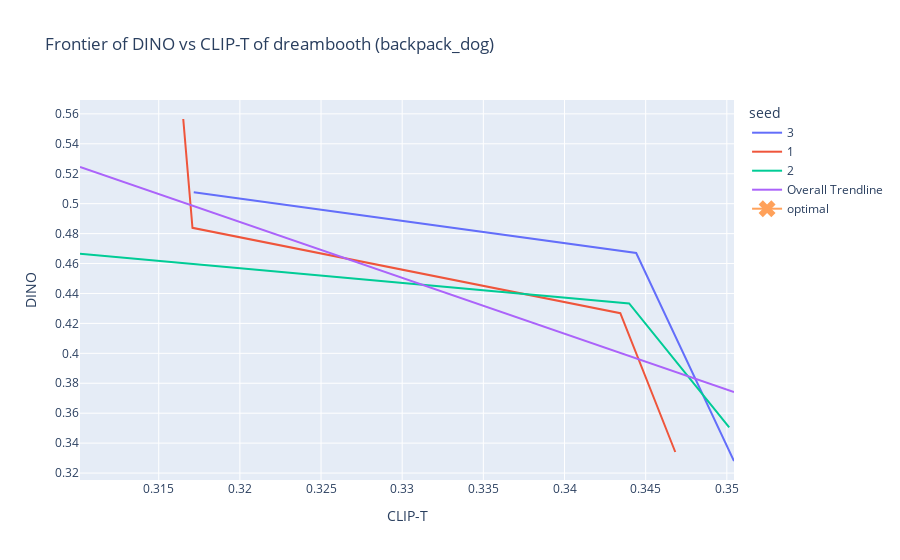

The notebook cell saved with this chart:
### Code cell
import numpy as np
from scipy.spatial import ConvexHull

def is_pareto_efficient_simple(costs):
    """
    Find the pareto-efficient points
    :param costs: An (n_points, n_costs) array
    :return: A (n_points, ) boolean array, indicating whether each point is Pareto efficient
    """
    is_efficient = np.ones(costs.shape[0], dtype = bool)
    for i, c in enumerate(costs):
        if is_efficient[i]:
            is_efficient[is_efficient] = np.any(costs[is_efficient][:, :2]<c[:2], axis=1)  # Keep any point with a lower cost
            is_efficient[i] = True  # And keep self
    return is_efficient

def select_efficient_frontier(run, metric1, metric2):
    mask = is_pareto_efficient_simple(run[[metric1, metric2]].values)
    return run[mask]


def make_pareto_plot(method='dreambooth', concept='can', metric1='DINO', metric2='CLIP-T', exclude_early=False):
    assert(metric1 != metric2)
    subdf = df[df['method'] == method]
    subdf = subdf[subdf['concept'] == concept].copy()
    if exclude_early:
        subdf = subdf[subdf['iteration'] >= visresemblance_start[method][concept]]
    subdf = subdf.sort_values([metric1, metric2])

    total_mask = np.ones(len(subdf))
    subarrays = []
    for seed in set(subdf.seed):
        subarrays.append(select_efficient_frontier(subdf[subdf['seed'] == seed], metric1, metric2))
    subdf = pd.concat(subarrays)
    optimal_solution = subdf[subdf['iteration'] == optimal_checkpoints[method][concept]]
    #ch = ConvexHull(arr, qhull_options='QG1')
    #subdf = subdf[ch.good]
    title = f'Frontier of {metric1} vs {metric2} of {method} ({concept})'
    fig = px.scatter(subdf, x=metric2, y=metric1, 
                     text=subdf['iteration'].astype(str),
                     title=title, color='seed', trendline="ols", trendline_scope='overall')
    fig.update_traces(mode = 'lines')
    fig.add_scatter(x=[optimal_solution[metric2].median()],
                y=[optimal_solution[metric1].median()],
                marker_symbol='x', marker_size=15,
               name='optimal')
    fig.update_yaxes(nticks=15)
    fig.update_xaxes(nticks=15)

    return fig
make_pareto_plot(method, concept, 'DINO').show()

### Figure 1 — Plotly figure (JSON) as saved in the notebook; plotly's stock layout.template omitted (floating-point values rounded to 4 significant figures)
{"data": [{"hovertemplate": "seed=3<br>CLIP-T=%{x}<br>DINO=%{y}<br>text=%{text}<extra></extra>", "legendgroup": "3", "marker": {"color": "#636efa", "symbol": "circle"}, "mode": "lines", "name": "3", "orientation": "v", "showlegend": true, "text": ["200", "400", "2000"], "type": "scatter", "x": [0.3504, 0.3444, 0.3172], "xaxis": "x", "y": [0.3281, 0.4671, 0.5076], "yaxis": "y"}, {"hovertemplate": "seed=1<br>CLIP-T=%{x}<br>DINO=%{y}<br>text=%{text}<extra></extra>", "legendgroup": "1", "marker": {"color": "#EF553B", "symbol": "circle"}, "mode": "lines", "name": "1", "orientation": "v", "showlegend": true, "text": ["200", "400", "2000", "1600"], "type": "scatter", "x": [0.3468, 0.3434, 0.3171, 0.3165], "xaxis": "x", "y": [0.3341, 0.4268, 0.4839, 0.5566], "yaxis": "y"}, {"hovertemplate": "seed=2<br>CLIP-T=%{x}<br>DINO=%{y}<br>text=%{text}<extra></extra>", "legendgroup": "2", "marker": {"color": "#00cc96", "symbol": "circle"}, "mode": "lines", "name": "2", "orientation": "v", "showlegend": true, "text": ["200", "400", "2000"], "type": "scatter", "x": [0.3501, 0.344, 0.3102], "xaxis": "x", "y": [0.3505, 0.4334, 0.4666], "yaxis": "y"}, {"hovertemplate": "<b>OLS trendline</b><br>DINO = -3.73549 * CLIP-T + 1.68315<br>R<sup>2</sup>=0.638233<br><br>CLIP-T=%{x}<br>DINO=%{y} <b>(trend)</b><extra></extra>", "legendgroup": "Overall Trendline", "line": {"color": "#ab63fa"}, "mode": "lines", "name": "Overall Trendline", "showlegend": true, "type": "scatter", "x": [0.3102, 0.3165, 0.3171, 0.3172, 0.3434, 0.344, 0.3444, 0.3468, 0.3501, 0.3504], "xaxis": "x", "y": [0.5246, 0.5008, 0.4987, 0.4984, 0.4002, 0.3982, 0.3966, 0.3876, 0.3752, 0.3741], "yaxis": "y"}, {"marker": {"size": 15, "symbol": "x"}, "name": "optimal", "type": "scatter", "x": [null], "y": [null]}], "layout": {"autosize": true, "legend": {"title": {"text": "seed"}, "tracegroupgap": 0}, "title": {"text": "Frontier of DINO vs CLIP-T of dreambooth (backpack_dog)"}, "xaxis": {"anchor": "y", "autorange": true, "domain": [0, 1], "nticks": 15, "range": [0.3102, 0.3504], "title": {"text": "CLIP-T"}, "type": "linear"}, "yaxis": {"anchor": "x", "autorange": true, "domain": [0, 1], "nticks": 15, "range": [0.3154, 0.5693], "title": {"text": "DINO"}, "type": "linear"}}}
